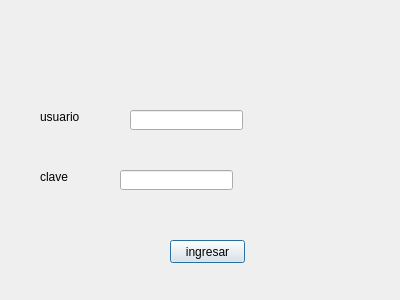
<?xml version="1.0" encoding="UTF-8"?>
<ui version="4.0">
 <class>Login</class>
 <widget class="QDialog" name="Login">
  <property name="geometry">
   <rect>
    <x>0</x>
    <y>0</y>
    <width>400</width>
    <height>300</height>
   </rect>
  </property>
  <property name="windowTitle">
   <string>Dialog</string>
  </property>
  <widget class="QPushButton" name="iniciars">
   <property name="geometry">
    <rect>
     <x>170</x>
     <y>240</y>
     <width>75</width>
     <height>23</height>
    </rect>
   </property>
   <property name="text">
    <string>ingresar</string>
   </property>
  </widget>
  <widget class="QLabel" name="label">
   <property name="geometry">
    <rect>
     <x>40</x>
     <y>170</y>
     <width>47</width>
     <height>14</height>
    </rect>
   </property>
   <property name="text">
    <string>clave</string>
   </property>
  </widget>
  <widget class="QLabel" name="label_2">
   <property name="geometry">
    <rect>
     <x>40</x>
     <y>110</y>
     <width>47</width>
     <height>14</height>
    </rect>
   </property>
   <property name="text">
    <string>usuario</string>
   </property>
  </widget>
  <widget class="QLineEdit" name="key">
   <property name="geometry">
    <rect>
     <x>120</x>
     <y>170</y>
     <width>113</width>
     <height>20</height>
    </rect>
   </property>
  </widget>
  <widget class="QLineEdit" name="user">
   <property name="geometry">
    <rect>
     <x>130</x>
     <y>110</y>
     <width>113</width>
     <height>20</height>
    </rect>
   </property>
  </widget>
 </widget>
 <resources/>
 <connections/>
</ui>
